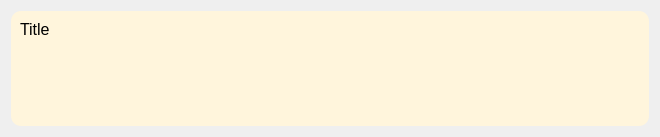
<?xml version="1.0" encoding="UTF-8"?>
<ui version="4.0">
 <class>BlockWidget</class>
 <widget class="QWidget" name="BlockWidget">
  <property name="geometry">
   <rect>
    <x>0</x>
    <y>0</y>
    <width>660</width>
    <height>137</height>
   </rect>
  </property>
  <property name="minimumSize">
   <size>
    <width>0</width>
    <height>100</height>
   </size>
  </property>
  <property name="maximumSize">
   <size>
    <width>660</width>
    <height>16777215</height>
   </size>
  </property>
  <property name="windowTitle">
   <string>Form</string>
  </property>
  <property name="styleSheet">
   <string notr="true">#frame{
background-color: rgb(255, 245, 220);
border-radius: 10px;
}
#btn_del{
background-color: rgb(170, 0, 0);
}</string>
  </property>
  <layout class="QHBoxLayout" name="horizontalLayout_2">
   <item>
    <widget class="QFrame" name="frame">
     <property name="sizePolicy">
      <sizepolicy hsizetype="Preferred" vsizetype="Minimum">
       <horstretch>0</horstretch>
       <verstretch>0</verstretch>
      </sizepolicy>
     </property>
     <property name="styleSheet">
      <string notr="true"/>
     </property>
     <property name="frameShape">
      <enum>QFrame::StyledPanel</enum>
     </property>
     <property name="frameShadow">
      <enum>QFrame::Raised</enum>
     </property>
     <layout class="QVBoxLayout" name="verticalLayout">
      <item alignment="Qt::AlignTop">
       <widget class="QLabel" name="lbl_title">
        <property name="font">
         <font>
          <pointsize>12</pointsize>
         </font>
        </property>
        <property name="text">
         <string>Title</string>
        </property>
        <property name="scaledContents">
         <bool>false</bool>
        </property>
       </widget>
      </item>
      <item>
       <layout class="QGridLayout" name="ly">
        <property name="leftMargin">
         <number>20</number>
        </property>
       </layout>
      </item>
     </layout>
    </widget>
   </item>
  </layout>
 </widget>
 <resources/>
 <connections/>
</ui>
